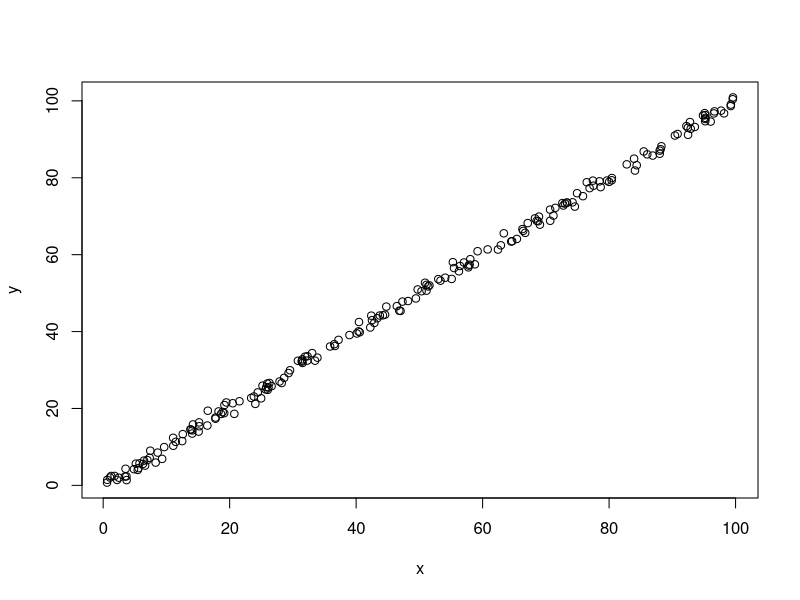
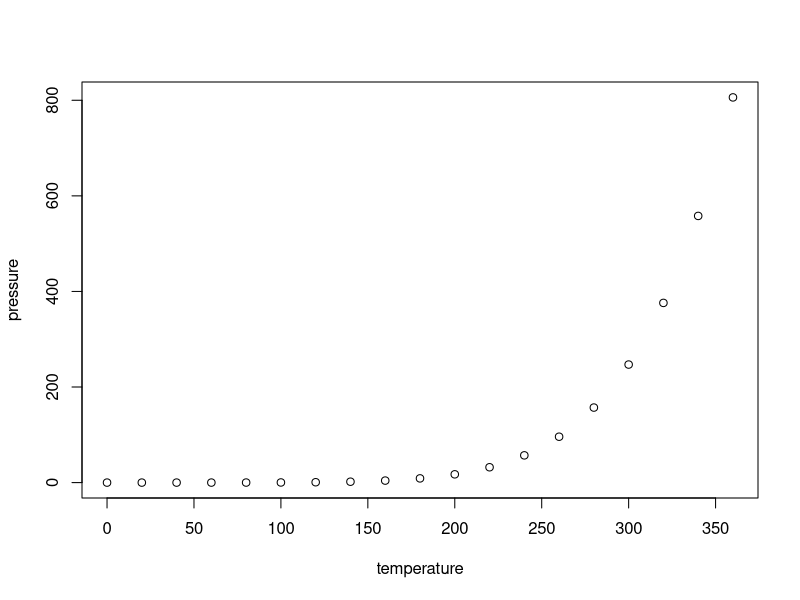

Here is the R script that generated these plots, in order:
## ---- chunk 1
knitr::opts_chunk$set(echo = TRUE)
## ---- chunk 2
x = runif(200,0,100)
y= rnorm(200,x,1)
plot(x,y)
## ---- chunk 3
plot(pressure)
